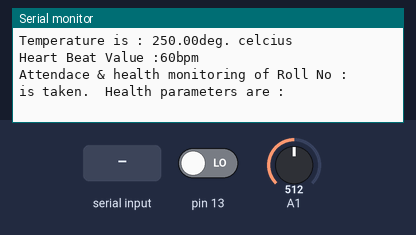
The sketch below on a simulated Arduino Uno, built with avr-gcc and run on an emulated ATmega328P. On the bench: the last lines printed to the serial monitor. The test bench sets the inputs (shaded band); at power-on: pin 13 LOW, A1 = 512.

Above: at 1.2 s.
1.3 s: pin 13 driven HIGH
At 2.6 s:
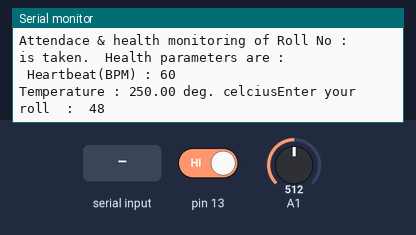
4.3 s: "90,45\n" received over Serial
At 5.9 s:
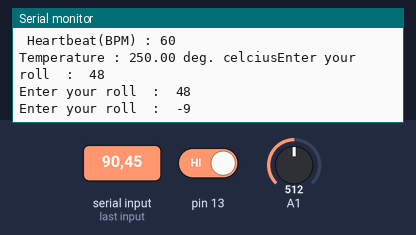
Timing chart, 0 to 7.4 s (numbered marks = the images above; inputs shaded):
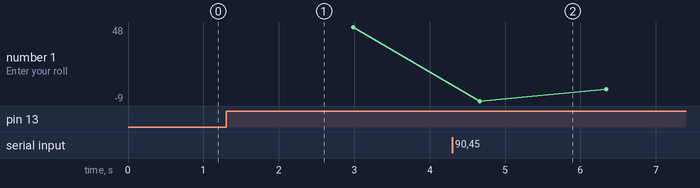

Measured:
- after the input at 4.3 s, the serial monitor: prints a new line after 0.37 s (image 2)
- plotted number 1: 48 → -5 after the input at 4.3 s

The sketch:

A_Priority_Wise_Multitasking.ino
```cpp
#include <Arduino_FreeRTOS.h>
#include<TimerOne.h>

void TaskStudentCheck( void *pvParameters );        // P - 3
void TaskTemepratureRead( void *pvParameters );     // P - 2
void TaskHeartBeatSensorRead(void *pvParameters);   // P - 1
String OUTPUT_FINAL="Attendace of ";
String TEMP="";
String HEARTBEAT="";
String ROLL="";

//volatile int a=0;
void setup() {

  Serial.begin(9600);

 // TimerOne.initialize(15000000);

  pinMode(13, INPUT);

  xTaskCreate(TaskStudentCheck, "StudentvsvdgvIn"   ,  128  ,  NULL,  3  ,  NULL );
  xTaskCreate(TaskTemepratureRead,    "Temp",  128   ,  NULL ,  2  ,  NULL );
  xTaskCreate(TaskHeartBeatSensorRead,"Heart Beat ",128,NULL,1,NULL);
  // Now the task scheduler, which takes over control of scheduling individual tasks, is automatically started.
}

void loop()
{

}


void TaskStudentCheck(void *pvParameters)
{
  (void) pvParameters;

  for (;;) // A Task shall never return or exit.
  {

    while(1){
      int check = digitalRead(13);
      int a=0;
      if(check ==1){
        Serial.print("Enter your roll  :  ");
        if(Serial.available()>0){
        a=Serial.read();
        }

        Serial.println(a=(a-48)*(-1));

       ROLL=String(a);

        vTaskDelay(100);
            break;
   }}


    vTaskDelay(10);

}}


void TaskHeartBeatSensorRead(void *pvParameters)
{
  (void) pvParameters;

  for(;;){

  int raw = analogRead(A1);
  int heartbeat=0;
 // double raw1 = 0.75*raw + (1-0.75)*raw;
  Serial.print("Heart Beat Value :");
  raw=0;
  for(int i=0;i<10;i++){
    if(analogRead(A1)!=0){

    raw++;
    }
    delay(1);
  }
  Serial.print(raw=raw*6);
  Serial.println("bpm");
 // Serial.println(heartbeat=(0.75*raw+(1-0.75)*raw));
  HEARTBEAT = String(raw);

delay(1000);
//OUTPUT_FINAL.concat(ROLL);
//OUTPUT_FINAL.concat(TEMP);
//OUTPUT_FINAL.concat(HEARTBEAT);
Serial.println("\n");
Serial.print("Attendace & health monitoring of Roll No : "+ROLL+"  is taken.  " + "Health parameters are : \n Heartbeat(BPM) : "+ HEARTBEAT+"\n" + "Temperature : "+TEMP+" deg. celcius");

  while(1);
    vTaskDelay(10);
  }
}


void TaskTemepratureRead(void *pvParameters)  // This is a task.
{
  (void) pvParameters;

  for (;;)
  {
    /// Temperature Calculation of Student
    static int a=1;

    if (a==1){


    double temperature = analogRead(0);
   // vTaskDelay(1);
   temperature = (500*temperature)/1024;
   Serial.print("Temperature is : ");
    Serial.print(temperature);
    Serial.println("deg. celcius");
    TEMP=String(temperature);
    }

    a++;


    vTaskDelay(10);  // one tick delay (15ms) in between reads for stability
  }
}
```
